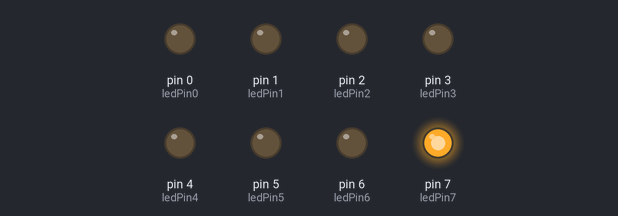
This sketch was run on a simulated Arduino Uno, built with avr-gcc and run on an emulated ATmega328P. On the bench: output pins drawn as LEDs (lit = HIGH).

Above: at 0.1 s.
At 4.1 s:
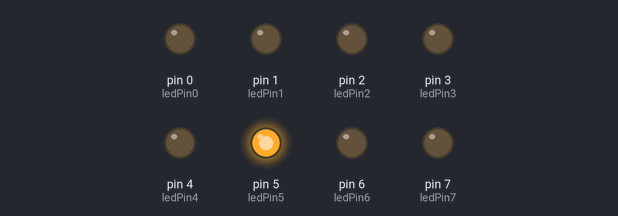
At 10.1 s:
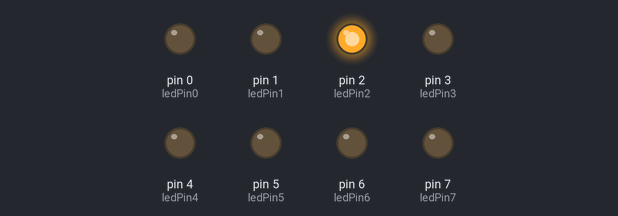
At 20.1 s:
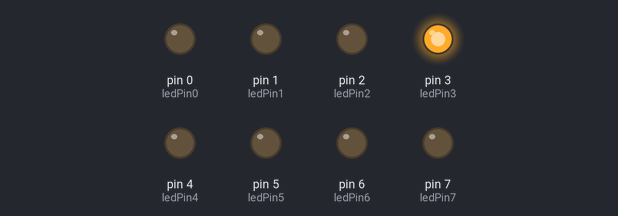
At 30.1 s:
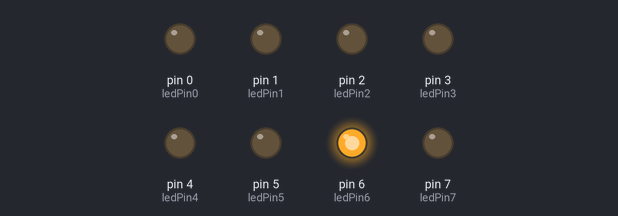
At 39.1 s:
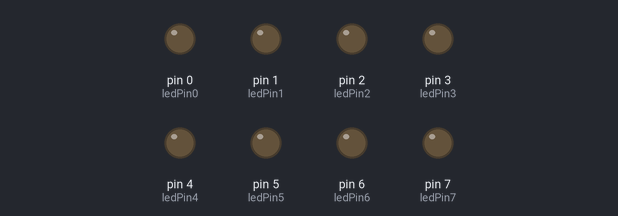
Timing chart, 0 to 40.0 s (numbered marks = the images above):
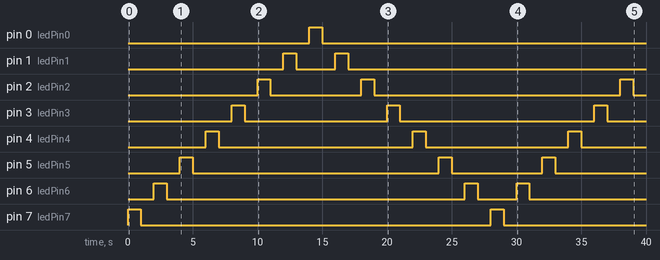

The sketch:

Code.ino
```cpp
int ledPin0 = 0;
int ledPin1 = 1;
int ledPin2 = 2;
int ledPin3 = 3;
int ledPin4 = 4;
int ledPin5 = 5;
int ledPin6 = 6;
int ledPin7 = 7;


void setup() {
  pinMode(ledPin0, OUTPUT);
  pinMode(ledPin1, OUTPUT);
  pinMode(ledPin2, OUTPUT);
  pinMode(ledPin3, OUTPUT);
  pinMode(ledPin4, OUTPUT);
  pinMode(ledPin5, OUTPUT);
  pinMode(ledPin6, OUTPUT);
  pinMode(ledPin7, OUTPUT);
}

void loop() {
  digitalWrite(ledPin7, HIGH);
  delay(1000);
  digitalWrite(ledPin7, LOW);
  delay(1000);
  digitalWrite(ledPin6, HIGH);
  delay(1000);
  digitalWrite(ledPin6, LOW);
  delay(1000);
  digitalWrite(ledPin5, HIGH);
  delay(1000);
  digitalWrite(ledPin5, LOW);
  delay(1000);
  digitalWrite(ledPin4, HIGH);
  delay(1000);
  digitalWrite(ledPin4, LOW);
  delay(1000);
  digitalWrite(ledPin3, HIGH);
  delay(1000);
  digitalWrite(ledPin3, LOW);
  delay(1000);
  digitalWrite(ledPin2, HIGH);
  delay(1000);
  digitalWrite(ledPin2, LOW);
  delay(1000);
  digitalWrite(ledPin1, HIGH);
  delay(1000);
  digitalWrite(ledPin1, LOW);
  delay(1000);
  digitalWrite(ledPin0, HIGH);
  delay(1000);
  digitalWrite(ledPin0, LOW);
  delay(1000);
  digitalWrite(ledPin1, HIGH);
  delay(1000);
  digitalWrite(ledPin1, LOW);
  delay(1000);
  digitalWrite(ledPin2, HIGH);
  delay(1000);
  digitalWrite(ledPin2, LOW);
  delay(1000);
  digitalWrite(ledPin3, HIGH);
  delay(1000);
  digitalWrite(ledPin3, LOW);
  delay(1000);
  digitalWrite(ledPin4, HIGH);
  delay(1000);
  digitalWrite(ledPin4, LOW);
  delay(1000);
  digitalWrite(ledPin5, HIGH);
  delay(1000);
  digitalWrite(ledPin5, LOW);
  delay(1000);
  digitalWrite(ledPin6, HIGH);
  delay(1000);
  digitalWrite(ledPin6, LOW);
  delay(1000);
}
```

Measured:
- by itself, pin 0 (ledPin0): LOW → HIGH at 14.0 s, → LOW 1.0 s later
- by itself, pin 1 (ledPin1): LOW → HIGH at 12.0 s, → LOW 1.0 s later, → HIGH 3.0 s later, → LOW 1.0 s later, … (4 changes in this stretch)
- by itself, pin 2 (ledPin2): goes HIGH 1.0 s, LOW 7.0 s, HIGH 1.0 s, LOW 19.0 s, HIGH 1.0 s, then LOW
- by itself, pin 3 (ledPin3): goes HIGH 1.0 s, LOW 11.0 s, HIGH 1.0 s, LOW 15.0 s, HIGH 1.0 s, then LOW
- by itself, pin 4 (ledPin4): goes HIGH 1.0 s, LOW 15.0 s, HIGH 1.0 s, LOW 11.0 s, HIGH 1.0 s, then LOW
- by itself, pin 5 (ledPin5): goes HIGH 1.0 s, LOW 19.0 s, HIGH 1.0 s, LOW 7.0 s, HIGH 1.0 s, then LOW
- by itself, pin 6 (ledPin6): goes HIGH 1.0 s, LOW 23.0 s, HIGH 1.0 s, LOW 3.0 s, HIGH 1.0 s, then LOW
- by itself, pin 7 (ledPin7): alternates HIGH for 1.0 s and LOW for 27.0 s
